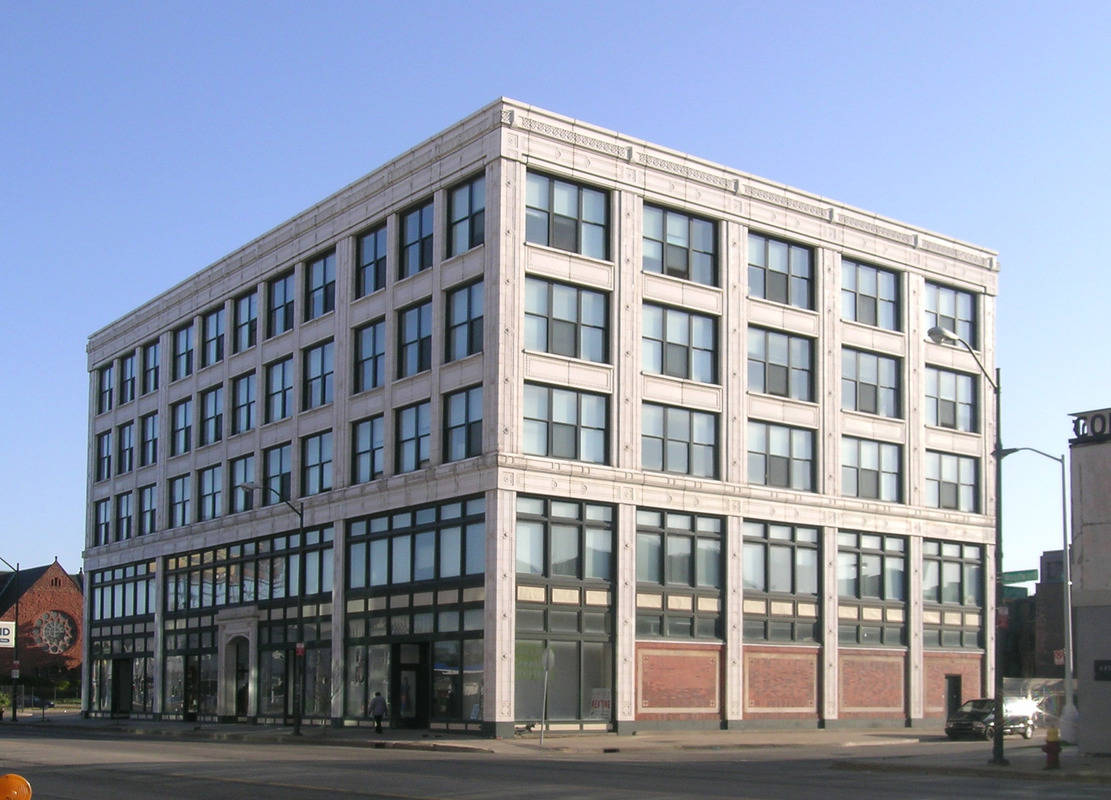
#> input picture slides/03.filtering/dataset/building.jpg, 1111 x 800 px
$ python 04.highpass_filter2.py
#> lines starting #> are read from the running program, lines starting #| are printed output that depends on the picture
from scipy import fftpack
import numpy as np
from PIL import Image
import scipy.fftpack as fp
from matplotlib import pylab


def signaltonoise(a, axis=0, ddof=0):
    a = np.asanyarray(a)
    m = a.mean(axis)
    sd = a.std(axis=axis, ddof=ddof)
    return np.where(sd == 0, 0, m / sd)


im = np.array(Image.open('./dataset/building.jpg').convert('L'))
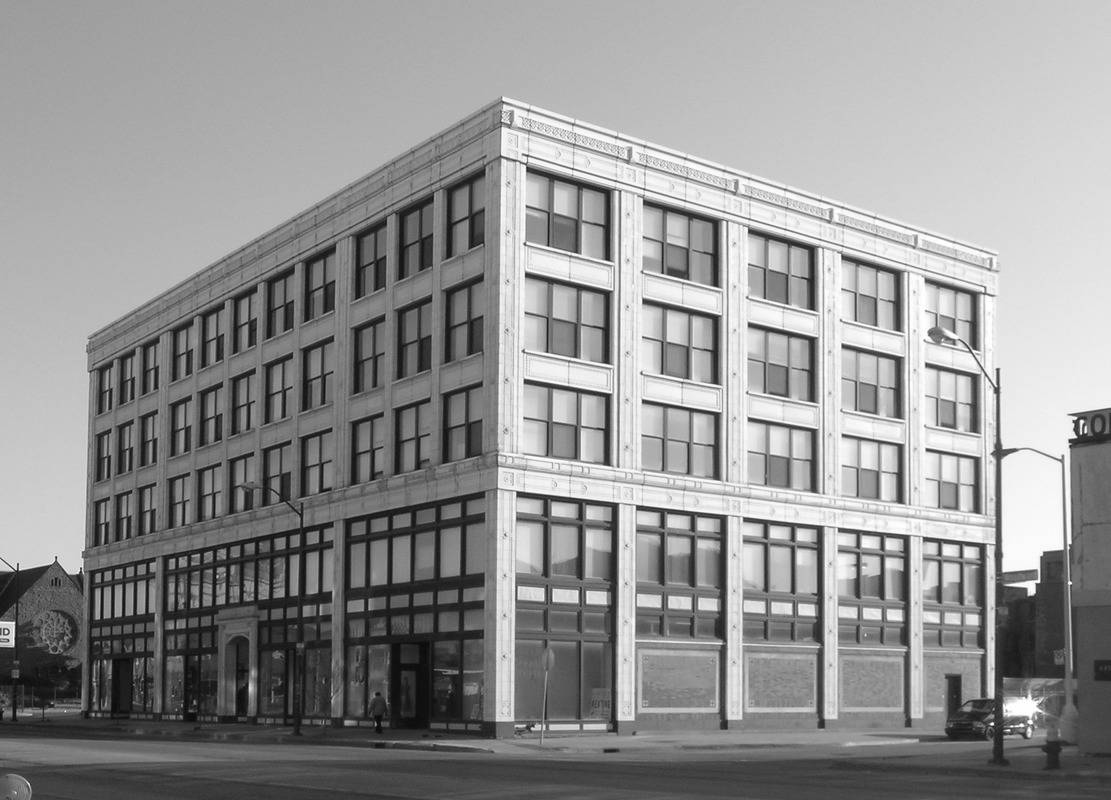
#> im: shape (800, 1111); min 4, max 255, mean 146.7
freq = fp.fft2(im)
(w, h) = freq.shape
#> w = 800; h = 1111
half_w, half_h = int(w / 2), int(h / 2)
#> half_w = 400; half_h = 555
print(f"half_w = {half_w}")
#| half_w = 400
print(f"half_h = {half_h}")
#| half_h = 555
snrs_hp = []
lbs = list(range(1, 25, 2))
pylab.figure()
for l in range(len(lbs)):
    freq1 = np.copy(freq)
    freq2 = fftpack.fftshift(freq1)
    freq2[half_w - lbs[l]:half_w + lbs[l] + 1, half_h - lbs[l]:half_h + lbs[l] + 1] = 0  # select all but the first lxl (low) frequencies
    print(f"\nwidth from: {half_w - lbs[l]} to : {half_w + lbs[l] + 1}")
    print(f"heigh from: {half_h - lbs[l]} to : {half_h + lbs[l] + 1}\n")
    im1 = np.clip(fp.ifft2(fftpack.ifftshift(freq2)).real, 0, 255)  # clip pixel values after IFFT
    snrs_hp.append(signaltonoise(im1, axis=None))
    pylab.subplot(3, 4, l+1), pylab.imshow(im1, cmap='gray'), pylab.axis('off')
    pylab.title('F = ' + str(lbs[l] + 1))
#> this loop made 12 passes
#> (m in signaltonoise, sd in signaltonoise) on passes 1 to 12: (18.77, 25.49), (15.81, 22.8), (14.87, 22.04), (14.03, 21.04), (13.09, 19.84), (12.25, 18.86), (11.6, 18.39), (11.26, 17.92), (10.79, 17.43), (10.4, 16.98), (10.17, 16.7), (9.92, 16.46)
#> pass 1, `im1 = np.clip(fp.ifft2(fftpack.ifftshift(freq2)).real, 0, 255)`:
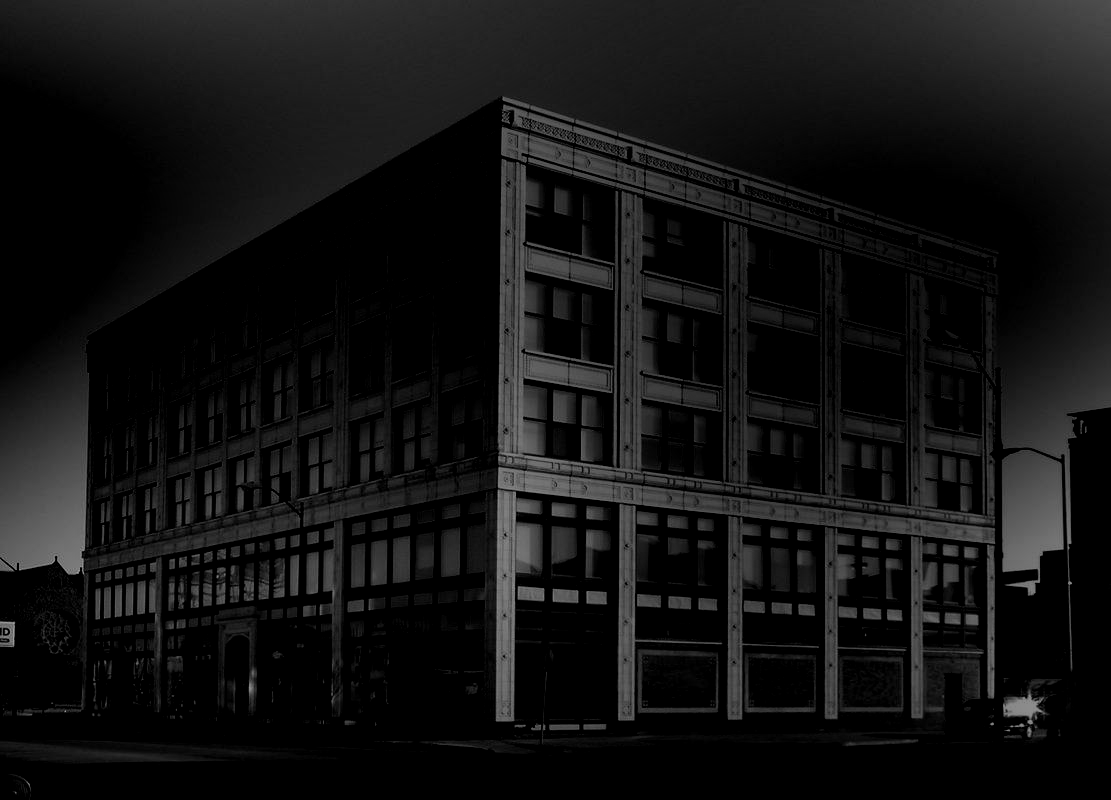
#> im1: shape (800, 1111) float64; min 0, max 163.7, mean 18.8
#> pass 3, `im1 = np.clip(fp.ifft2(fftpack.ifftshift(freq2)).real, 0, 255)`:
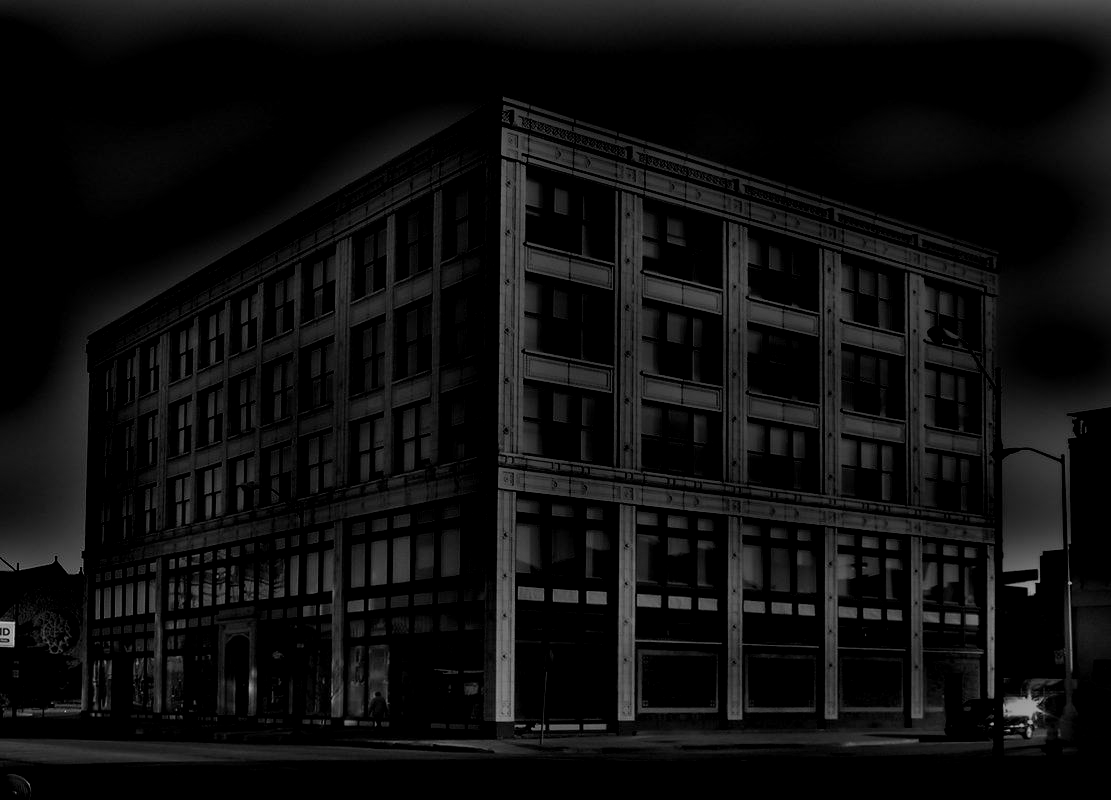
#> im1: shape (800, 1111) float64; min 0, max 194.5, mean 14.9
#> after the loop:
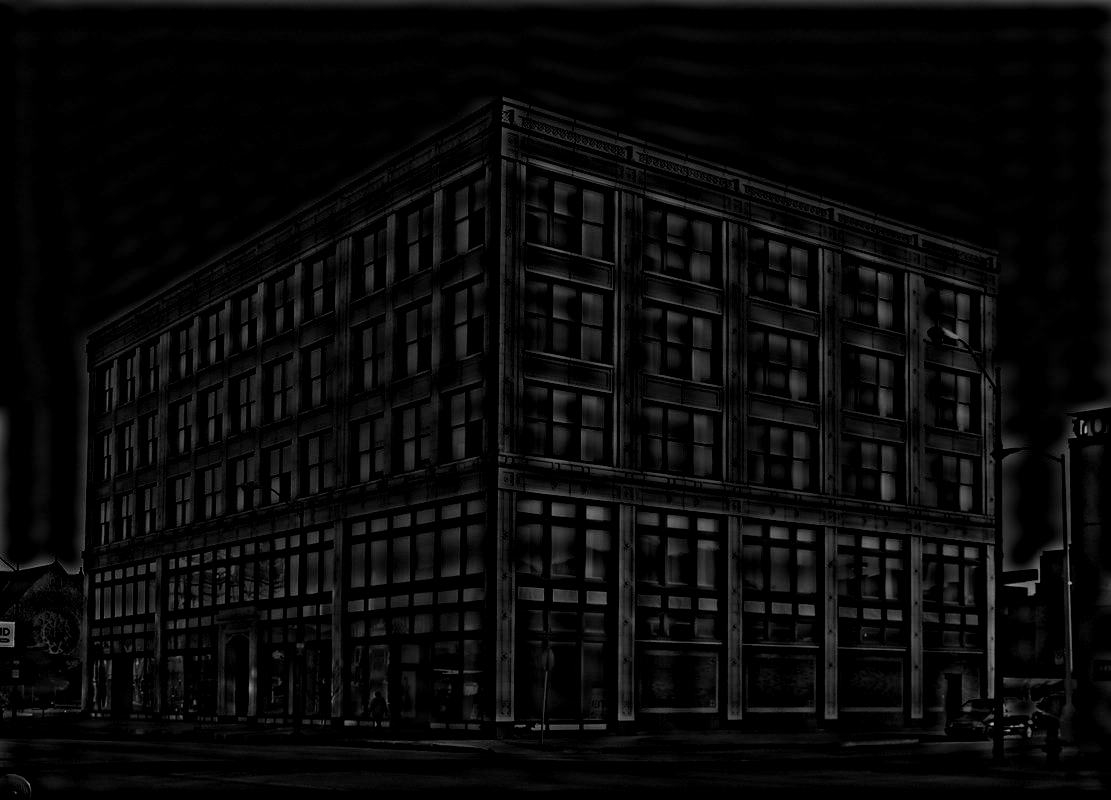
#> im1: shape (800, 1111) float64; min 0, max 174.9, mean 9.9
#> after the loop, snrs_hp = [0.736, 0.693, 0.675, 0.667, 0.66, 0.65, 0.631, 0.628, 0.619, 0.613, 0.609, 0.603]

pylab.subplots_adjust(wspace=0.1, hspace=0.2)

pylab.figure()
pylab.plot(lbs, snrs_hp, 'b.-')
pylab.xlabel('Cutoff Frequency for HPF', size=20)
pylab.ylabel('SNR', size=20)
pylab.show()
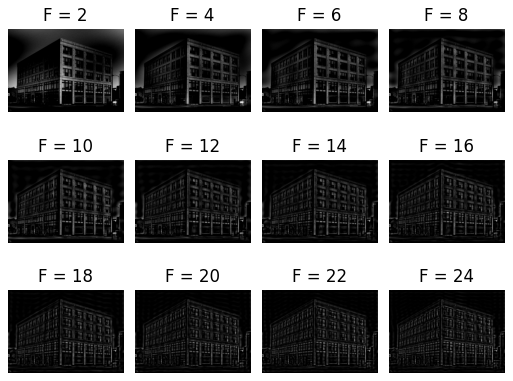
#> figure drawn by matplotlib, 12 panels
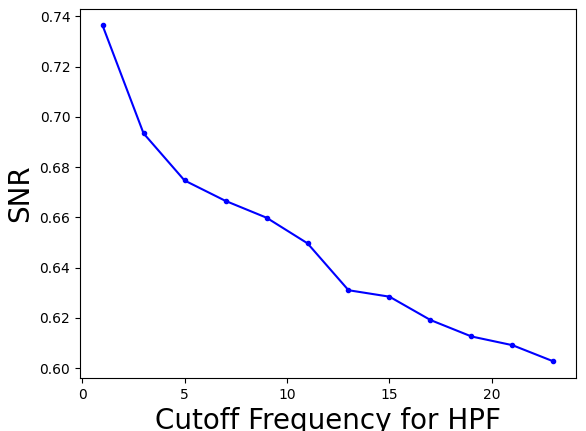
#> figure drawn by matplotlib, 1 panel; curve peaks at x = 1, y = 0.736

$ run again, with slides/03.filtering/dataset/cameraman.jpg copied over slides/03.filtering/dataset/building.jpg
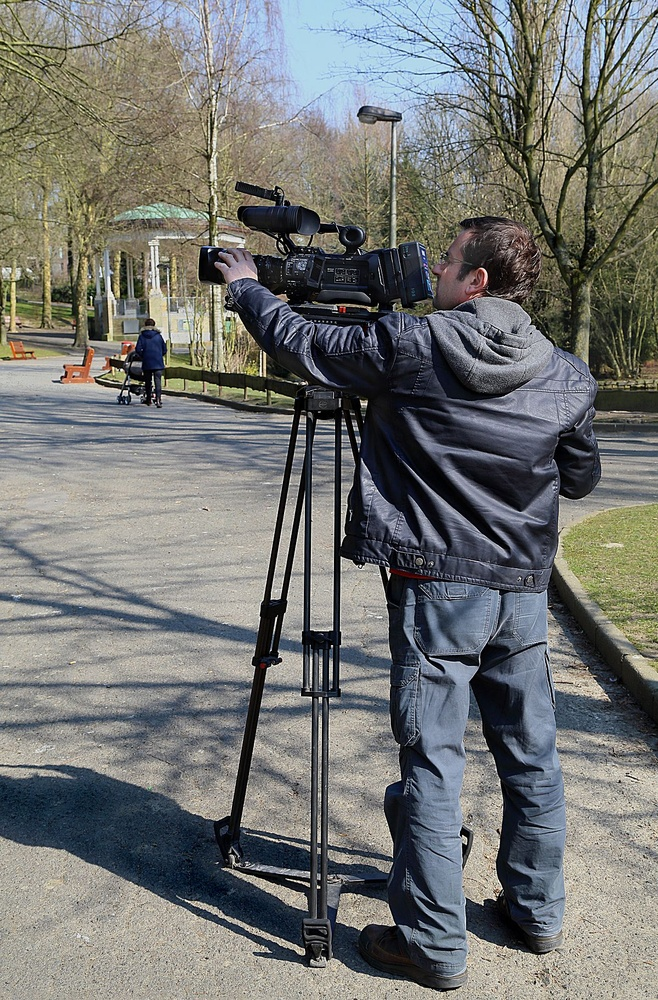
#> input picture slides/03.filtering/dataset/cameraman.jpg, 658 x 1000 px, shrunk from 1200 x 1823 before the run
#| half_w = 500
#| half_h = 329
#> the loop `for l in range(len(lbs)):` made 12 passes
#> (m in signaltonoise, sd in signaltonoise) on passes 1 to 8: (23.39, 28.71), (20.11, 27.71), (18.24, 27.1), (17.04, 26.01), (16.16, 25.17), (15.42, 24.43), (14.86, 23.85), (14.37, 23.23)
#> after the loop `for l in range(len(lbs)):`:
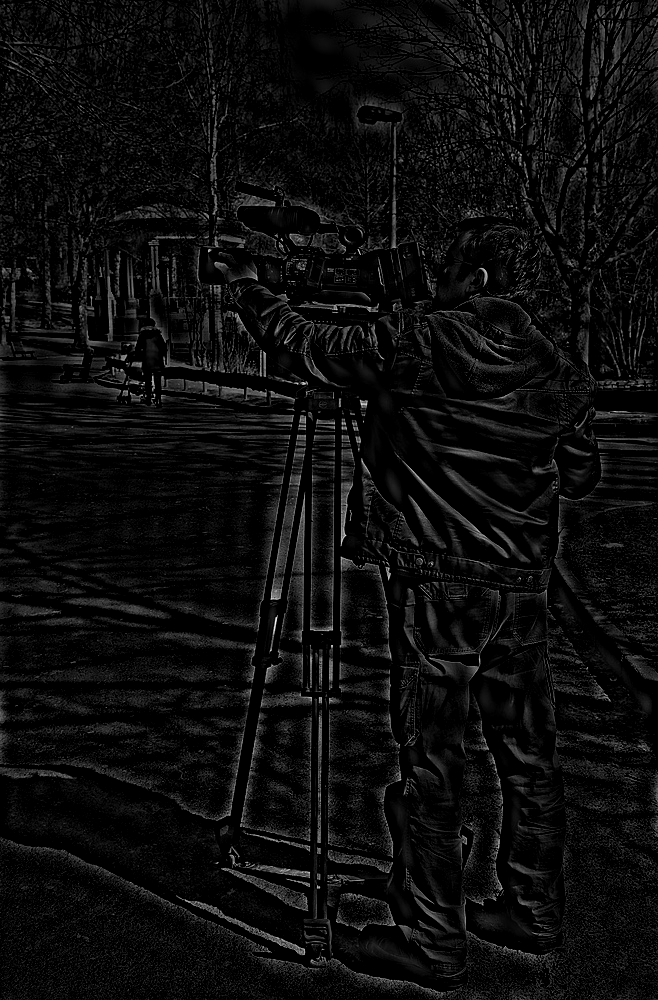
#> im1: shape (1000, 658) float64; min 0, max 248.3, mean 13.1
#> after the loop `for l in range(len(lbs)):`: snrs_hp = [0.815, 0.726, 0.673, 0.655, 0.642, 0.631, 0.623, 0.618, 0.614, 0.611, 0.607, 0.605]
#> `pylab.show()`:
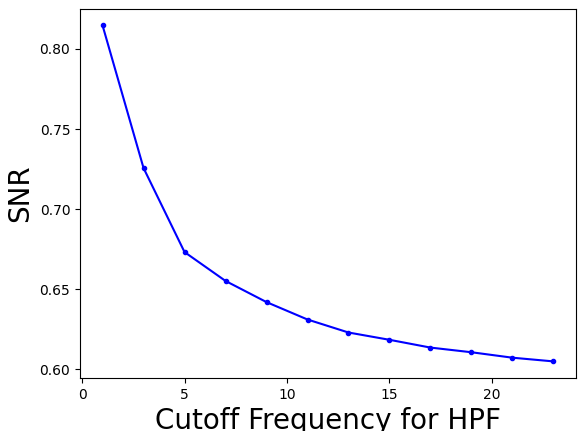
#> figure drawn by matplotlib, 1 panel; curve peaks at x = 1, y = 0.815

$ run again, with slides/03.filtering/dataset/flower_bali.jpg copied over slides/03.filtering/dataset/building.jpg
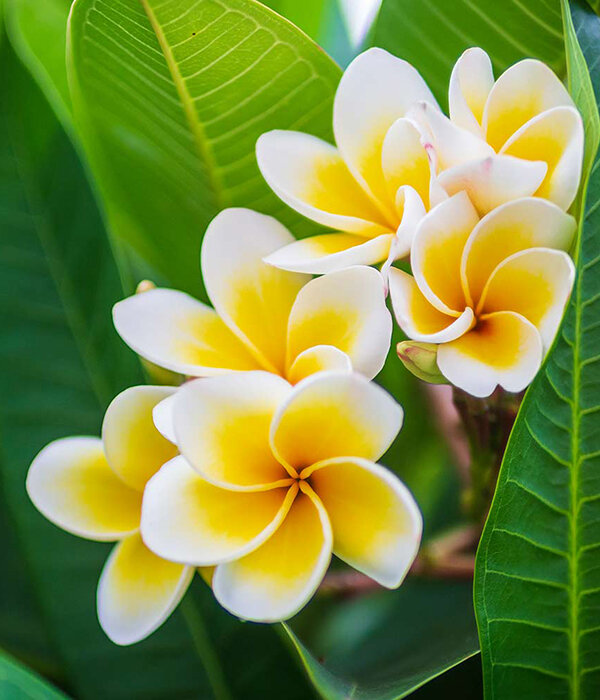
#> input picture slides/03.filtering/dataset/flower_bali.jpg, 600 x 700 px
#| half_w = 350
#| half_h = 300
#> the loop `for l in range(len(lbs)):` made 12 passes
#> (m in signaltonoise, sd in signaltonoise) on passes 1 to 8: (19.24, 27.24), (14.41, 22.64), (11.64, 18.45), (9.71, 16.22), (8.46, 14.79), (7.62, 13.58), (6.87, 12.58), (6.18, 11.71)
#> after the loop `for l in range(len(lbs)):`:
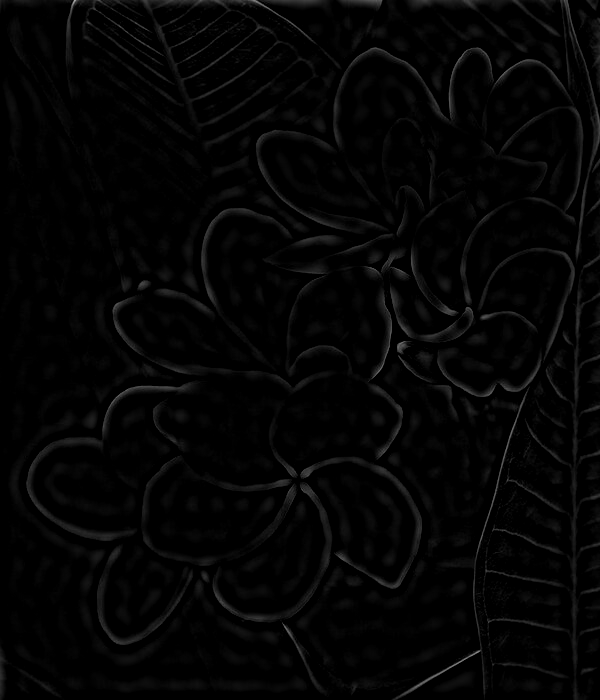
#> im1: shape (700, 600) float64; min 0, max 168, mean 4.8
#> after the loop `for l in range(len(lbs)):`: snrs_hp = [0.706, 0.637, 0.631, 0.598, 0.572, 0.561, 0.546, 0.527, 0.522, 0.514, 0.505, 0.496]
#> `pylab.show()`:
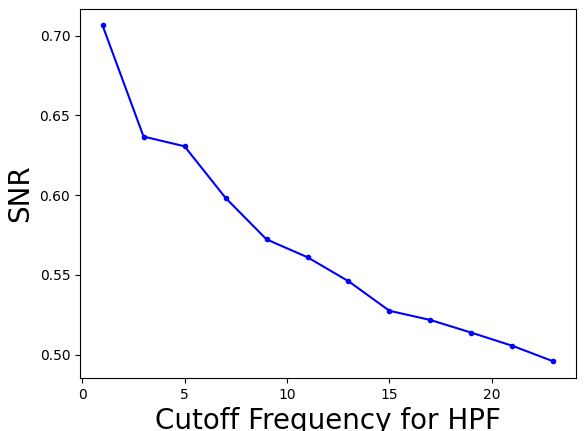
#> figure drawn by matplotlib, 1 panel; curve peaks at x = 1, y = 0.706
